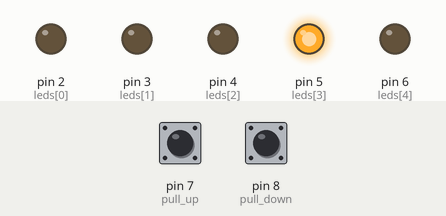
This sketch was run on a simulated Arduino Uno, built with avr-gcc and run on an emulated ATmega328P. On the bench: output pins drawn as LEDs (lit = HIGH). The test bench sets the inputs (shaded band); at power-on: pin 7 (pull_up) HIGH, pin 8 (pull_down) HIGH.

Above: at 1.2 s.
1.3 s: pin 7 (pull_up) pulled LOW for 0.15 s
At 2.5 s:
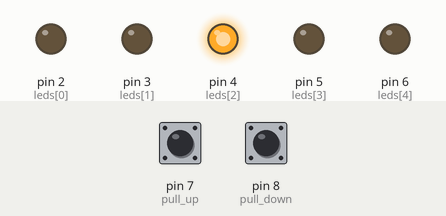
2.9 s: pin 7 (pull_up) pulled LOW for 1 s
At 3.8 s:
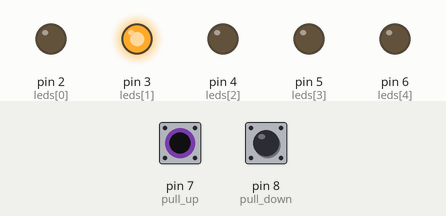
5.4 s: pin 7 (pull_up) pulled LOW for 0.15 s
At 5.9 s:
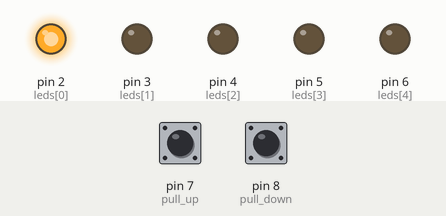
7.0 s: pin 7 (pull_up) pulled LOW for 3.2 s
At 8.1 s:
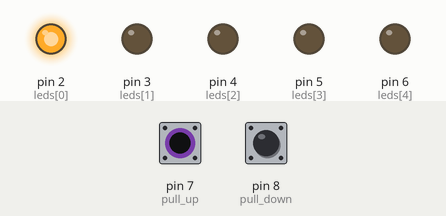
11.7 s: pin 8 (pull_down) pulled LOW for 0.15 s
At 12.6 s:
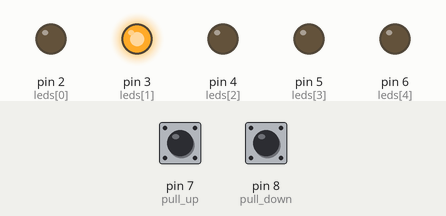
13.3 s: pin 8 (pull_down) pulled LOW for 1 s
At 14.8 s:
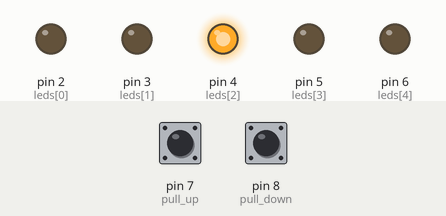
Timing chart, 0 to 16.3 s (numbered marks = the images above; inputs shaded):
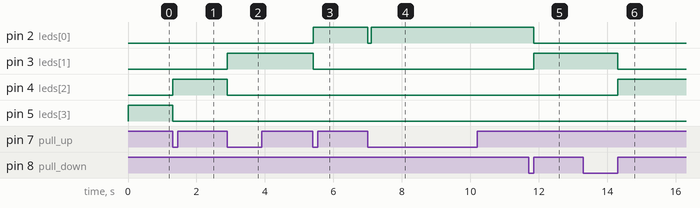

Measured:
- after the input at 1.3 s, pin 4 (leds[2]): LOW → HIGH at once; pin 5 (leds[3]): HIGH → LOW at once
- after the input at 2.9 s, pin 3 (leds[1]): LOW → HIGH at once; pin 4 (leds[2]): HIGH → LOW at once
- after the input at 5.4 s, pin 2 (leds[0]): LOW → HIGH at once; pin 3 (leds[1]): HIGH → LOW at once
- after the input at 7.0 s, pin 2 (leds[0]): HIGH → LOW at once, → HIGH 0.10 s later
- after the input at 11.7 s, pin 2 (leds[0]): HIGH → LOW after 0.16 s; pin 3 (leds[1]): LOW → HIGH after 0.16 s
- after the input at 13.3 s, pin 3 (leds[1]): HIGH → LOW after 1.0 s; pin 4 (leds[2]): LOW → HIGH after 1.0 s

The sketch:

Primer_Parcial_SPD.ino
```cpp
#define CANT 5

int leds[CANT]={2, 3, 4, 5, 6};
int pull_up = 7;
int pull_down = 8;

int estado_pull_up;
int estado_pull_down;

int estado_anterior_pull_up;
int estado_anterior_pull_down;

int i;
int j = 2; //Funciona como un contador
int flag = 0;

void setup()
{
  pinMode(pull_up, INPUT);
  pinMode(pull_down, INPUT);

  for(i = 0; i < CANT; i++)
  {
    pinMode(leds[i], OUTPUT);
  }
}

void loop()
{
  if(flag == 0)
  {
    digitalWrite(leds[j], HIGH);
    flag = 1;
  }

  boton_down();
  boton_up();

  delay(10);
}

void boton_up()
{
  estado_pull_up = digitalRead(pull_up);

  if(estado_pull_up != estado_anterior_pull_up)
  {
    if (estado_pull_up == LOW)//pullUp lee low cuando lo presionaron
    {
      if(j == 0)
      {
        digitalWrite(leds[j], LOW);
        delay(100);
        digitalWrite(leds[j], HIGH);
      }
      else
      {
        digitalWrite(leds[j], LOW);
        j = j - 1;
        digitalWrite(leds[j], HIGH);
      }
    }
  }

  estado_anterior_pull_up = estado_pull_up;
}

void boton_down()
{
  estado_pull_down=digitalRead(pull_down);

  if(estado_pull_down != estado_anterior_pull_down)
  {
    if (estado_pull_down == HIGH)//pull_down lee high cuando lo presionaron
    {
      if(j == 4)
      {
        digitalWrite(leds[j], LOW);
        delay(100);
        digitalWrite(leds[j], HIGH);
      }
      else
      {
        digitalWrite(leds[j], LOW);
        j = j + 1;
        digitalWrite(leds[j], HIGH);
      }
    }

    estado_anterior_pull_down = estado_pull_down;
  }
}
```
